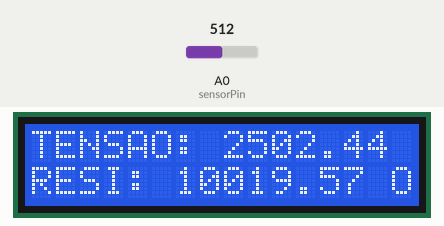
Recording of a sketch running on a simulated Arduino Uno, built with avr-gcc and run on an emulated ATmega328P. Parts: 16×2 character LCD. Inputs (shaded band) come from the test bench; at power-on: A0 (sensorPin) = 512. What the sketch prints to the serial monitor is not drawn.

Above: at 1.2 s.
1.3 s: A0 (sensorPin) set to 217
At 2.0 s:
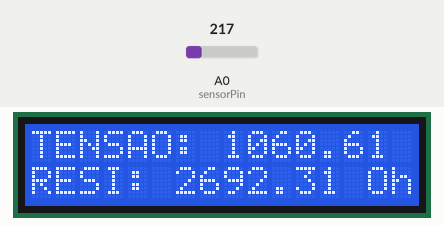
3.2 s: A0 (sensorPin) set to 195
At 4.1 s:
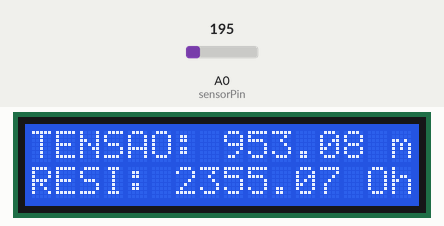
4.9 s: A0 (sensorPin) set to 1005
At 6.2 s:
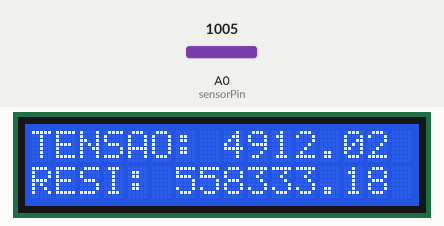
6.5 s: A0 (sensorPin) set to 1023
At 7.1 s:
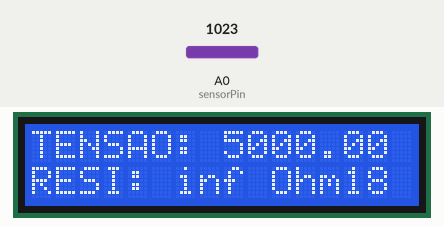
8.2 s: A0 (sensorPin) set to 511
At 9.5 s:
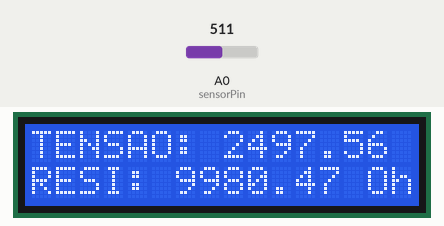
9.8 s: A0 (sensorPin) set to 122
At 10.7 s:
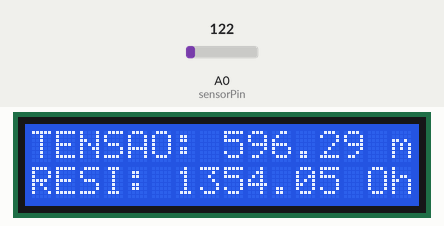
Timing chart, 0 to 12.5 s (numbered marks = the images above; inputs shaded):
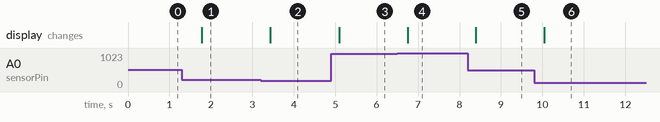

The sketch:

hall-magnetic.ino
```cpp
// Open Source
// KY-024 HALL MAGNETIC - 44E

#include <LiquidCrystal_I2C.h> //INCLUSÃO DE BIBLIOTECA
LiquidCrystal_I2C lcd(0x27,2,1,0,4,5,6,7,3, POSITIVE);

int sensorPin = A0; // Declaration of the input pin

// Serial OUT in 9600 baud
void setup()
{
    Serial.begin(9600);
    lcd.begin (16,2); //SETA A QUANTIDADE DE COLUNAS(16) E O NÚMERO DE LINHAS(2) DO DISPLAY
    lcd.setBacklight(HIGH); //LIGA O BACKLIGHT (LUZ DE FUNDO)
}

// The program measures the current voltage at the sensor,
// calculates the resistance with it and a known resistor
// and outputs it via serial OUT

void loop()
{
        // Measuring of the current voltage...
        int rawValue = analogRead(sensorPin);
        float voltage = rawValue * (5.0/1023) * 1000;
        float resitance = 10000 * ( voltage / ( 5000.0 - voltage) );

    // ... output via serial interface
    Serial.print("Tensão");   Serial.print(voltage); Serial.print("mV");
    Serial.print(", Resistance:"); Serial.print(resitance); Serial.println("Ohm");
    Serial.println("---------------------------------------");

    lcd.setCursor(0,0); //SETA A POSIÇÃO DO CURSOR
    lcd.print("TENSAO: ");
    lcd.print(voltage);
    lcd.print(" mV");
    lcd.setCursor(0,1); //SETA A POSIÇÃO DO CURSOR
    lcd.print("RESI: ");
    lcd.print(resitance);
    lcd.print(" Ohm");
    delay(500);
}
```

Measured:
- the behaviour switches between 205 and 204 on A0 (sensorPin) (found by bisection; images 1 and 2)
- the behaviour switches between 1022 and 1023 on A0 (sensorPin) (found by bisection; images 3 and 4)
- after the input at 1.3 s, the display: changes after 0.48 s (image 1)
- after the input at 3.2 s, the display: changes after 0.24 s (image 2)
- after the input at 4.9 s, the display: changes after 0.19 s (image 3)
- after the input at 6.5 s, the display: changes after 0.25 s (image 4)
- after the input at 8.2 s, the display: changes after 0.19 s (image 5)
- after the input at 9.8 s, the display: changes after 0.25 s (image 6)
